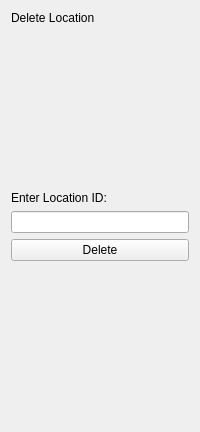
             <widget class="QWidget" name="DeleteStopPage">
              <layout class="QVBoxLayout" name="verticalLayout_34">
               <item>
                <widget class="QLabel" name="label_58">
                 <property name="text">
                  <string>Delete Location</string>
                 </property>
                </widget>
               </item>
               <item>
                <spacer name="verticalSpacer_35">
                 <property name="orientation">
                  <enum>Qt::Vertical</enum>
                 </property>
                 <property name="sizeHint" stdset="0">
                  <size>
                   <width>20</width>
                   <height>160</height>
                  </size>
                 </property>
                </spacer>
               </item>
               <item>
                <widget class="QLabel" name="label_59">
                 <property name="text">
                  <string>Enter Location ID:</string>
                 </property>
                </widget>
               </item>
               <item>
                <widget class="QLineEdit" name="lineEdit_26"/>
               </item>
               <item>
                <widget class="QPushButton" name="pushButton_47">
                 <property name="text">
                  <string>Delete</string>
                 </property>
                </widget>
               </item>
               <item>
                <spacer name="verticalSpacer_36">
                 <property name="orientation">
                  <enum>Qt::Vertical</enum>
                 </property>
                 <property name="sizeHint" stdset="0">
                  <size>
                   <width>20</width>
                   <height>160</height>
                  </size>
                 </property>
                </spacer>
               </item>
              </layout>
             </widget>
